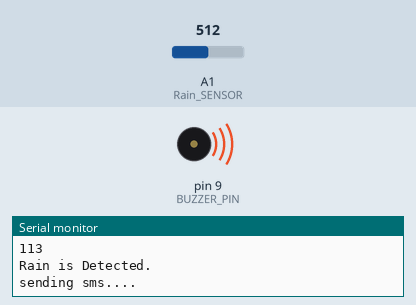
The sketch below on a simulated Arduino Uno, built with avr-gcc and run on an emulated ATmega328P. On the bench: buzzer (waves = sounding, pin HIGH), the last lines printed to the serial monitor. Inputs (shaded band) come from the test bench; at power-on: A1 (Rain_SENSOR) = 512. The modem accepts every AT command (registered, SIM ready, sends succeed) and sends nothing else.

Above: at 3.2 s.
3.3 s: A1 (Rain_SENSOR) set to 557
12.7 s: A1 (Rain_SENSOR) set to 587
At 20.1 s:
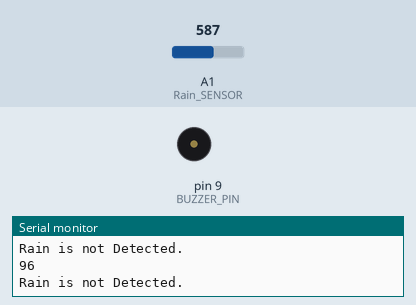
21.0 s: A1 (Rain_SENSOR) set to 511
At 22.1 s:
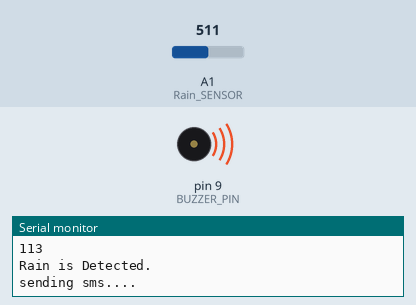
Timing chart, 0 to 24.0 s (numbered marks = the images above; inputs shaded):
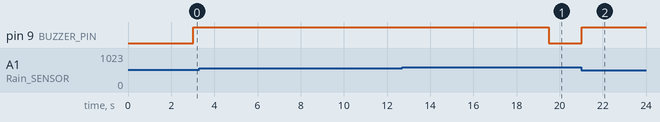

The sketch:

Rain_Detection.ino
```cpp
#include <SoftwareSerial.h>

String _buffer;
String number = "+918482878905";

#define Rain_SENSOR A1

int rain_value = 0;

int rain_default = 100;
//rain_flag = 0 means rain not detected
//rain_flag = 1 means rain is detected
boolean rain_flag = 0;

SoftwareSerial mySerial(2, 3);

#define BUZZER_PIN 9

void setup()
{
  mySerial.begin(9600);
  //Begin serial communication: SIM800L
  Serial.begin(9600);
  //Begin serial communication: Arduino IDE (Serial Monitor)

  pinMode(Rain_SENSOR, INPUT);
  pinMode(BUZZER_PIN, OUTPUT);
  //by default the BUZZER is OFF
  digitalWrite(BUZZER_PIN, LOW);
  Serial.println("Initializing...");
  //Once the handshake test is successful, it will back to OK
  mySerial.println("AT");
  delay(1000);
  mySerial.println("AT+CMGF=1");
  delay(1000);

}

void loop()
{
  while (mySerial.available()) {
    Serial.println(mySerial.readString());
  }

  rain_value = analogRead(Rain_SENSOR);
  rain_value = map(rain_value, 0, 1023, 225, 0);
  Serial.println(rain_value);
  //The rain is detected, trigger Alarm and send sms
  if (rain_value >= rain_default) {
    digitalWrite(BUZZER_PIN, HIGH);
    rain_flag = 1;
    if (rain_flag == 1) {
      Serial.println("Rain is Detected.");
      send_sms();
      make_call();
      rain_flag = 0;

    }
  }
  //No rain is detected, turn OFF Alarm
  else {
    digitalWrite(BUZZER_PIN, LOW);
    if (rain_flag == 0) {
      Serial.println("Rain is not Detected.");
    }
  }

}
void make_call() {
  mySerial.print (F("ATD"));
  mySerial.print (number);
  mySerial.print (F(";\r\n"));
  //_buffer = _readSerial();
  Serial.println(_buffer);
}

void send_sms()
{
  Serial.println("sending sms....");
  delay(50);
  mySerial.print("AT+CMGF=1\r");
  delay(1000);
  mySerial.print("AT+CMGS=\"" + number + "\"\r");
  delay(1000);
  mySerial.print("Rain has been detected");
  delay(100);
  mySerial.write(26); //ascii code for ctrl-26 //Serial2.println((char)26); //ascii code for ctrl-26
  delay(5000);
}
```

Measured:
- the behaviour switches between 572 and 573 on A1 (Rain_SENSOR) (found by bisection; images 0 and 1)
- after the input at 12.7 s, pin 9 (BUZZER_PIN): HIGH → LOW after 6.8 s
- after the input at 21.0 s, pin 9 (BUZZER_PIN): LOW → HIGH at once
